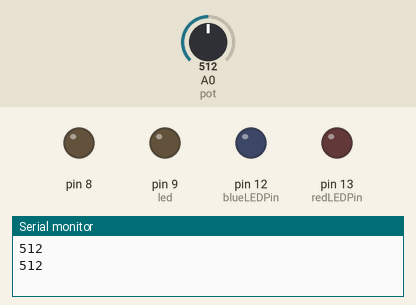
The sketch below on a simulated Arduino Uno, built with avr-gcc and run on an emulated ATmega328P. On the bench: output pins drawn as LEDs (lit = HIGH), the last lines printed to the serial monitor. Dashed ring = blinking. The test bench sets the inputs (shaded band); at power-on: A0 (pot) = 512.

Above: at 5.8 s.
5.9 s: A0 (pot) set to 493
At 9.2 s:
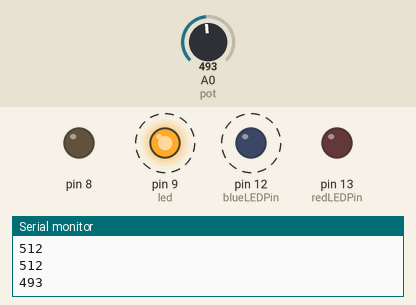
14.2 s: A0 (pot) set to 716
At 15.6 s:
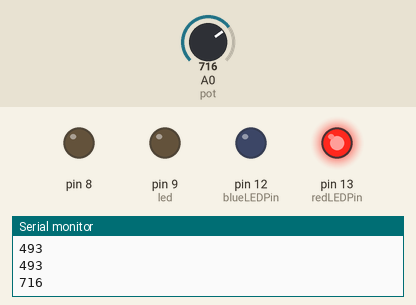
19.7 s: A0 (pot) set to 511
At 21.41 s:
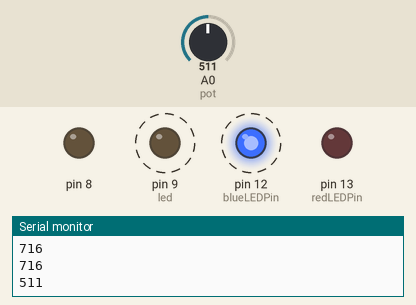
Timing chart, 0 to 31.2 s (numbered marks = the images above; inputs shaded):
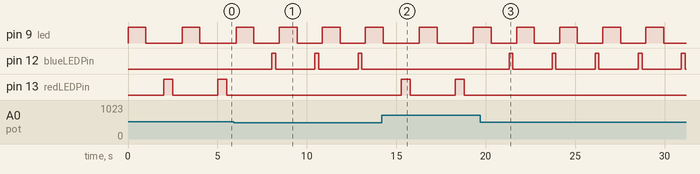

Measured:
- the behaviour switches between 512 and 511 on A0 (pot) (found by bisection; images 0 and 1)
- after the input at 5.9 s, pin 12 (blueLEDPin): alternates HIGH for 0.20 s and LOW for 2.2 s, starting after 2.1 s; pin 13 (redLEDPin): stops changing and stays LOW
- after the input at 14.2 s, pin 9 (led): LOW → HIGH after 2.1 s, → LOW 1.0 s later, → HIGH 2.0 s later; pin 12 (blueLEDPin): stops changing and stays LOW; pin 13 (redLEDPin): alternates HIGH for 0.51 s and LOW for 2.5 s, starting after 1.1 s
- after the input at 19.7 s, pin 12 (blueLEDPin): alternates HIGH for 0.20 s and LOW for 2.2 s, starting after 1.6 s; pin 13 (redLEDPin): stops changing and stays LOW
- by itself, pin 9 (led): alternates HIGH for 1.0 s and LOW for 1.4 s
- by itself, pin 13 (redLEDPin): alternates HIGH for 0.51 s and LOW for 2.5 s

The sketch:

digitalAnalog.ino
```cpp
/*
   Name: Sri Pranav Srivatsavai
   Date: 3 April 2022
   Assignment 6: Using a digital and an analog sensor to control LEDs in the circuit
 */

int potPosition;  //this variable will hold a value based on the position of the potentiometer
const int maxPotPos = 1023; //maximum pot value
const int minPotPos = 0; //minimum pot value

const int redLEDPin = 13; //set the pin where the RED LED is connected
const int blueLEDPin = 12; //set the pin where the Blue LED is connected

int led = 9;           // the PWM pin the LED is attached to
int brightness = 0;    // how bright the LED is
int fadeAmount = 5;    // how many points to fade the LED by

void setup()
{
  Serial.begin(9600);       //start a serial connection with the computer
  pinMode(redLEDPin, OUTPUT);      //set pin 13 as an output that can be set to HIGH or LOW
  pinMode(blueLEDPin, OUTPUT); //set pin 12 as an output that can be set to HIGH or LOW
  pinMode(8, OUTPUT);

  // declare pin 9 to be an output for the fading bulb
  pinMode(led, OUTPUT);
}

void loop()
{
  //Switch - LED turns ON and OFF at a regular interval
  digitalWrite(led, HIGH);   // turn the LED on (HIGH is the voltage level)
  delay(1000);                       // wait for a second
  digitalWrite(led, LOW);    // turn the LED off by making the voltage LOW
  delay(1000);                       // wait for a second

  //read the position of the pot
  potPosition = analogRead(A0);    //set potPosition to a number between 0 and 1023 based on how far the knob is turned
  Serial.println(potPosition);     //print the value of potPosition in the serial monitor on the computer

  //this if-else loop changes which LED to blink based on the pot value
  // we specifically chose maxPotVal/2 to make it change for exactly half of pot value
  if (potPosition > maxPotPos/2) {
    //if its more than the half of the half Pot value already taken, blink faster
    if (potPosition > ( maxPotPos - maxPotPos/4)){
      digitalWrite(redLEDPin, HIGH);           // Turn on the red LED
      delay(maxPotPos/5);              // delay for around 500 milliseconds

      digitalWrite(redLEDPin, LOW);            // Turn off the red LED
      delay(maxPotPos/5);              // delay for around 500 milliseconds
    }
    //if its on the lwoer half of the chosen half, blink slower
    else {
    digitalWrite(redLEDPin, HIGH);           // Turn on the red LED
    delay(maxPotPos/2);              // delay for around 500 milliseconds

    digitalWrite(redLEDPin, LOW);            // Turn off the red LED
    delay(maxPotPos/2);              // delay for around 500 milliseconds
    }

  }
  else {
    //if its less than the half of the half Pot value already taken, blink slower
    if (potPosition < (maxPotPos/4)){
      digitalWrite(blueLEDPin, HIGH);           // Turn on the red LED
      delay(maxPotPos/2);              // delay for around 500 milliseconds

      digitalWrite(blueLEDPin, LOW);            // Turn off the red LED
      delay(maxPotPos/2);              // delay for around 500 milliseconds
    }
    //if its on the upper half of the chosen half, blink faster
    else {
    digitalWrite(blueLEDPin, HIGH);           // Turn on the red LED
    delay(maxPotPos/5);              // delay for around 500 milliseconds

    digitalWrite(blueLEDPin, LOW);            // Turn off the red LED
    delay(maxPotPos/5);              // delay for around 500 milliseconds
    }
  }
}
```
